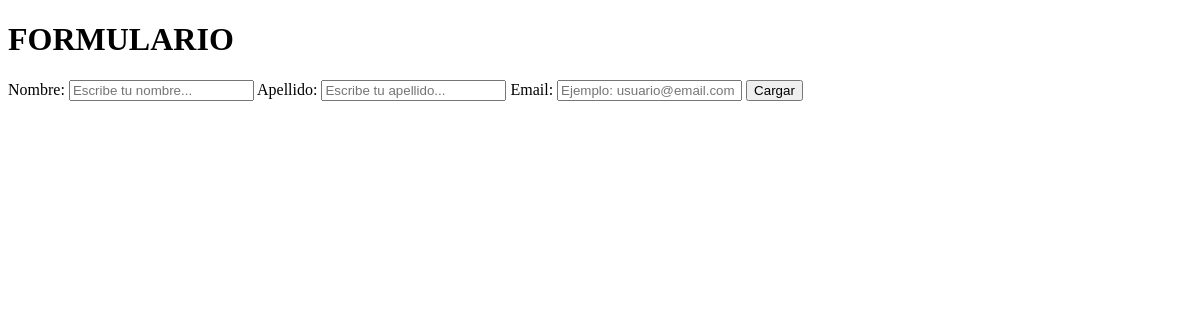
The app's page /form/registro/, older data.
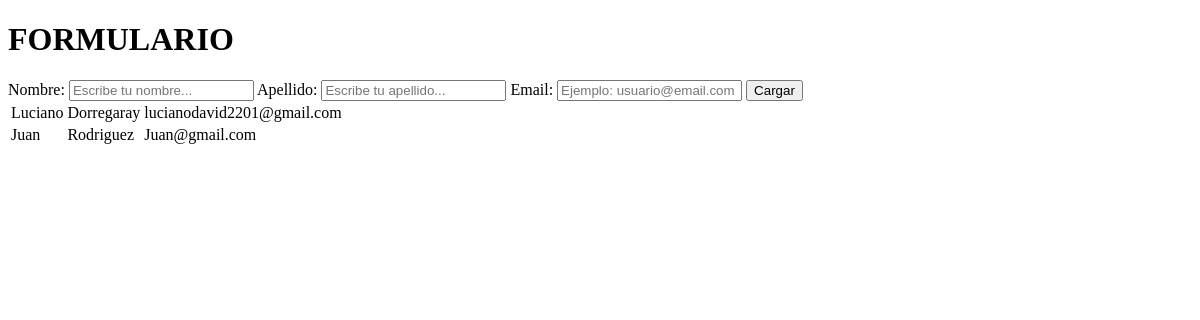
The same page, newer data.
### formulario/models.py (models this page shows)
class Usuario(models.Model):
    nombre = models.CharField(max_length=15, null=False)
    apellido = models.CharField(max_length=15, null=False)
    email = models.CharField(max_length=36, null=False)

### formulario/views.py (the view)
# urls.py: path('registro/', views.registro, name='registro'),
def registro(request):
    users = Usuario.objects.all()
    return render(request, 'registro.html', {'users': users})

### templates/registro.html (shortened to what this page needs)
<!DOCTYPE html>
<html lang="en">
<head>
</head>
<body>
    <main>
        <h1>FORMULARIO</h1>
        {% include 'formulario/formulario.html' %}
    </main>
    <section>
        <table class="default">
            {% for user in users %}
                <tr>
                <td>{{ user.nombre }}</td>
                <td>{{ user.apellido}}</td>
                <td>{{ user.email }}</td>
                </tr>
            {% endfor %}
          </table>
    </section>
</body>
</html>

### templates/formulario/formulario.html
<form action="{% url 'success' %}" method="GET">
    <label>Nombre: </label>
    <input type="text" name="name" placeholder="Escribe tu nombre..."
    required autocomplete="off" onkeypress="return (event.charCode >= 65 && event.charCode <= 90 || event.charCode >= 97 && event.charCode <= 122 )" min="1">
    <label>Apellido: </label>
    <input type="text" name="lastname" placeholder="Escribe tu apellido..." required autocomplete="off" onkeypress="return (event.charCode >= 65 && event.charCode <= 90 || event.charCode >= 97 && event.charCode <= 122 )" min="1">
    <label>Email: </label>
    <input type="email" name="email" placeholder="Ejemplo: usuario@email.com">
    <input type="submit" value="Cargar">
</form>

Row changes from the older to the newer data that the page shows:
added Usuario: nombre "Luciano", apellido "Dorregaray", email "lucianodavid2201@gmail.com"
added Usuario: nombre "Juan", apellido "Rodriguez", email "Juan@gmail.com"
